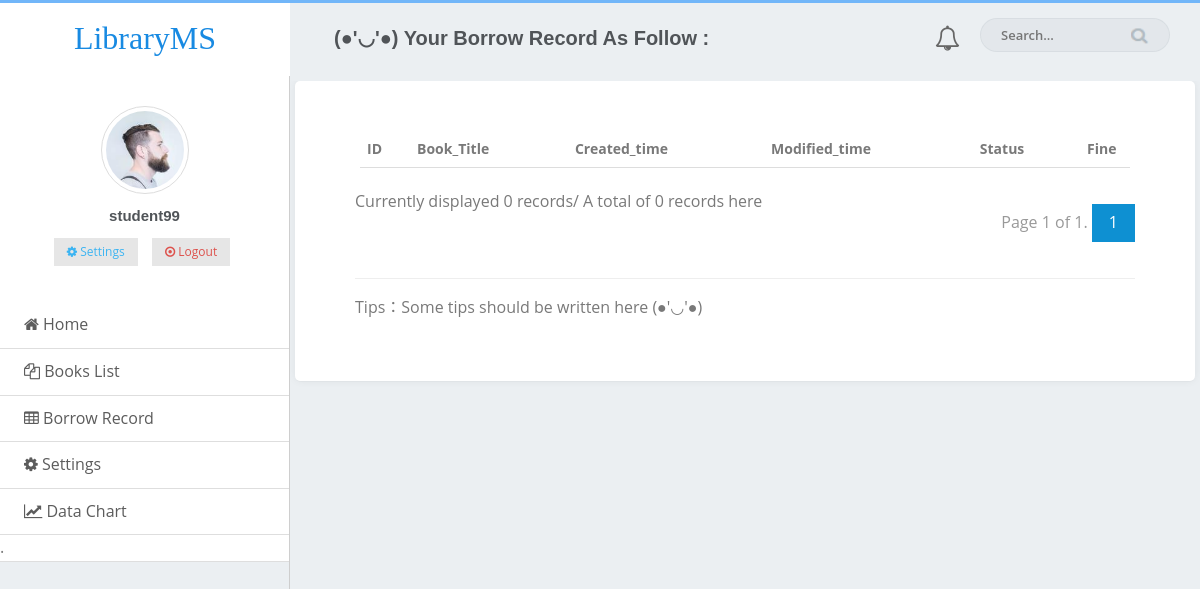
The app's page /record/ (signed in), older data.
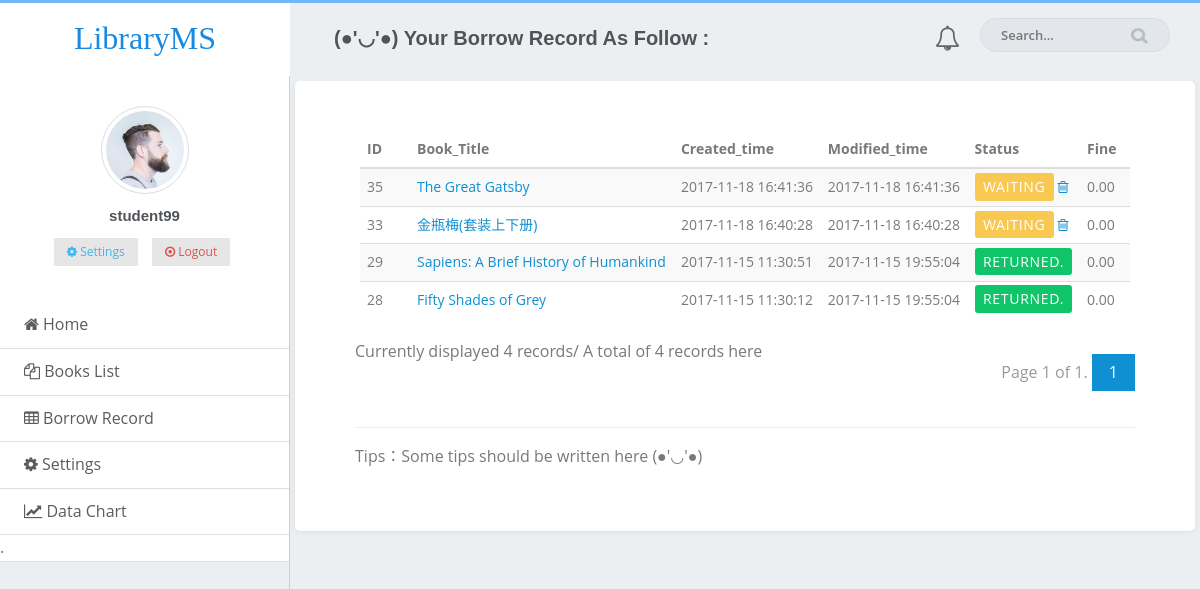
The same page, newer data.
### MyLMS/models.py (models this page shows, shortened)
class Record(models.Model):
    id = models.AutoField(auto_created=True, primary_key=True, serialize=False, verbose_name='Record_ID')
    Book = models.ForeignKey('Book',on_delete=models.CASCADE,related_name="The_Book")
    Reader = models.ForeignKey('Reader',on_delete=models.CASCADE,)
    Created_time = models.DateTimeField(auto_now_add = True)
    Modified_time = models.DateTimeField(auto_now=True)
    Fine = models.DecimalField(max_digits=4,decimal_places=2,default=0)
    WAITFORCHECK = 'WAITFORCHECK'
    BORROWED = 'BORROWED'
    RETURNED = 'RETURNED'
    TURNDOWN = 'TURNDOWN'
    DEMAGE = 'DEMAGE'
    STATUS_CHOICES = (
        ( WAITFORCHECK, 'WAITFORCHECK'),
        ( BORROWED , 'BORROWED'),
        ( RETURNED , 'RETURNED'),
        ( TURNDOWN , 'TURNDOWN'),
        ( DEMAGE , 'DEMAGE'),
    )
    Status = models.CharField(
        max_length=16,
        choices=STATUS_CHOICES,
        default=WAITFORCHECK,
    )

class Book(models.Model):
    id = models.AutoField(auto_created=True, primary_key=True, serialize=False, verbose_name='Book_ID')
    Available = models.BooleanField(default=1)
    Title = models.CharField(max_length=64,default='')
    Author = models.CharField(max_length=32, default='')
    ISBN = models.CharField(max_length=32, default='')
    Publisher = models.CharField(max_length=32, default='')
    Pub_Time = models.DateField(null=True)
    Pages = models.IntegerField(null=True)
    Description = models.TextField(null=True)
    Position = models.CharField(max_length=8, default='A-101')
    Price = models.DecimalField(max_digits=4, decimal_places=2, default=35)
    def __unicode__(self):
        return  str(self.id)

### MyLMS/views.py (the view)
# urls.py: url(r'^record/$', views.record_page,name='record_page'),
def record_page(request):
    if "reader_id" not in request.session:
        return render(request, 'login.html', {'line': 'Please login first!'})
    records = models.Record.objects.filter(Reader=request.session["reader_id"]).order_by('-Created_time')
    recordsall = records.count()
    limit = 13  # 每页显示的记录数
    paginator = Paginator(records, limit)  # 实例化一个分页对象
    page = request.GET.get('page')  # 获取页码
    try:
        records = paginator.page(page)  # 获取某页对应的记录
    except PageNotAnInteger:  # 如果页码不是个整数
        records = paginator.page(1)  # 取第一页的记录
    except EmptyPage:  # 如果页码太大，没有相应的记录
        records = paginator.page(paginator.num_pages)  # 取最后一页的记录
    return render(request, 'record_page.html', {'records': records,'recordsall': recordsall,'line':"(●'◡'●) Your Borrow Record As Follow :" })

### MyLMS/templates/record_page.html (shortened to what this page needs)
<!DOCTYPE html>
<html>
	<head>
		<link rel="stylesheet" href="/static/assets/css/amazeui.css" />
		<link rel="stylesheet" href="//maxcdn.bootstrapcdn.com/font-awesome/4.3.0/css/font-awesome.min.css">
		<link rel="stylesheet" href="/static/assets/css/core.css" />
		<link rel="stylesheet" href="/static/assets/css/menu.css" />
		<link rel="stylesheet" href="/static/assets/css/index.css" />
		<link rel="stylesheet" href="/static/assets/css/admin.css" />
		<link rel="stylesheet" href="/static/assets/css/page/typography.css" />
		<link rel="stylesheet" href="/static/assets/css/page/form.css" />
	</head>
	<body>
		<header class="am-topbar am-topbar-fixed-top">
			<div class="am-topbar-left am-hide-sm-only">
                <a href="{% url 'MyLMS:index' %}" class="logo">Library<span>MS</span></span></a>
            </div>
			<div class="contain">
				<ul class="am-nav am-navbar-nav am-navbar-left">
					<li><h4 class="page-title"> {{ line }} </h4></li>
				</ul>
				<ul class="am-nav am-navbar-nav am-navbar-right">
					<li class="inform"><i class="am-icon-bell-o" aria-hidden="true"></i></li>
					<li class="hidden-xs am-hide-sm-only">
                        <form role="search" class="app-search">
                            <input type="text" placeholder="Search..." class="form-control">
                            <a href=""><img src="/static/assets/img/search.png"></a>
                        </form>
                    </li>
				</ul>
			</div>
		</header>
		<div class="admin">
            <div class="admin-sidebar am-offcanvas  am-padding-0" id="admin-offcanvas">
            <div class="am-offcanvas-bar admin-offcanvas-bar">
                <div class="user-box am-hide-sm-only">
                    <div class="user-img">
                        <img src="/static/assets/img/avatar-1.jpg" alt="user-img" title="user_img" class="img-circle img-thumbnail img-responsive">
                    </div>
                    <h5>{{request.session.reader_name}}</h5>
                    <ul class="list-inline">
                        <li>
                            <a href="{% url 'MyLMS:settings' %}">
                                <button class="am-btn am-btn-default am-btn-xs am-text-secondary"><span class="fa fa-cog"> </span> Settings</button>
                            </a>
                        </li>
                        <li>
                            <a href="{% url 'MyLMS:logout_action' %}">
                                <button class="am-btn am-btn-default am-btn-xs am-text-danger am-hide-sm-only"><span class="am-icon-dot-circle-o"> </span> Logout </button>
                            </a>
                        </li>
                    </ul>
                </div>
                 <ul class="am-list admin-sidebar-list">
                    <li><a href="{% url 'MyLMS:index' %}"><span class="am-icon-home"></span>  Home </a></li>
                     <li><a href="{% url 'MyLMS:bookslist' %}"><span class="am-icon-copy"></span>  Books List </a></li>
                    <li><a href="{% url 'MyLMS:record_page' %}"><span class="am-icon-table"></span>  Borrow Record </a></li>
                    <li><a href="{% url 'MyLMS:settings' %}"><span class="fa fa-cog"></span>  Settings </a></li>
                    <li><a href=""><span class="am-icon-line-chart"></span>  Data Chart </a></li>
                      <li>.  </li>
                  </ul>
            </div>
          </div>
		    <div class="content-page">
			<div class="content">
				<div class="card-box">
					<div class="am-g">
                        <div class="am-u-sm-12">
                            <form class="am-form">
                                <table class="am-table am-table-striped am-table-hover table-main">
                                    <thead>
                                    <tr>
                                        <th class="table-id">ID</th>
                                        <th class="table-title">Book_Title</th>
                                        <th class="table-date am-hide-sm-only">Created_time</th>
                                        <th class="table-date am-hide-sm-only">Modified_time</th>
                                        <th class="table-set">Status</th>
                                        <th class="table-id">Fine</th>
                                    </tr>
                                    </thead>
                                    <tbody>
                                      {% for record in records  %}
                                      <tr>
                                        <td>{{record.id}}</td>
                                        <td><a href="{% url 'MyLMS:book_page' record.Book %}">{{ record.Book.Title }}</a></td>
                                        <td>{{record.Created_time}}</td>
                                        <td class="am-hide-sm-only">{{record.Modified_time}}</td>
                                        {% if record.Status == 'WAITFORCHECK'  %}
                                            <td>
                                                <span class="label label-warning">WAITING</span>
                                                <a href="{% url 'MyLMS:delete_waiting' record.id %}"> <span class="am-icon-trash-o"> </span></a>
                                            </td>
                                        {% endif %}
                                        {% if record.Status == 'RETURNED'  %}
                                            <td><span class="label label-success">{{record.Status}}.</span></td>
                                        {% endif %}
                                          <td>{{record.Fine}}</td>
                                      </tr>
                                      {% endfor %}
                                      </tbody>
                                </table>
                                <div class="am-cf">
                                  Currently displayed {{ records | length }} records/ A total of {{ recordsall }} records here
                                  <div class="am-fr">
                                    <ul class="am-pagination">
                                          Page {{ records.number }} of {{ records.paginator.num_pages }}.
                                      {% for page_number in records.paginator.page_range %}
                                      {% ifequal page_number  records.number %}
                                        <li class="am-active"><a href="#">{{ page_number }}</a></li>
                                      {% else %}
                                        <li><a href="?page={{ page_number }}">{{ page_number }}</a></li>
                                      {% endifequal %}
                                      {% endfor %}
                                    </ul>
                                  </div>
                                </div>
                                <hr />
                                <p>Tips：Some tips should be written here (●'◡'●)</p>
                            </form>
                        </div>
                     </div>
                </div>
            </div>
        </div>
        </div>
	</body>
</html>

### MyLMS/static/assets/css/core.css (style rules this page uses)
body { background: #ebeff2; font-family: "open sans","Helvetica Neue",Helvetica,Arial,sans-serif; margin: 0; overflow-x: hidden; color: #797979; height: 100%; }
html { position: relative; height: 100%; background: #ebeff2; }
h1, h2, h3, h4, h5, h6 { color: #505458; font-family: 'Karla', sans-serif; margin: 10px 0; }
h4 { line-height: 22px; }
h5 { font-size: 15px; }
p { line-height: 1.6; }
* { outline: none !important; }
.page-title { font-size: 20px; font-weight: 600; margin-bottom: 0px; margin-top: 0px; line-height: 70px; }
.card-box { padding: 45px; box-shadow: 0 0px 8px 0 rgba(0, 0, 0, 0.06), 0 1px 0px 0 rgba(0, 0, 0, 0.02); -webkit-border-radius: 5px; border-radius: 5px; -moz-border-radius: 5px; background-clip: padding-box; margin-bottom: 20px; background-color: #ffffff; }
.img-thumbnail { border: 1px solid #EBEFF2; }
.form-control { background-color: #FFFFFF; border: 1px solid #E3E3E3; border-radius: 4px; color: #565656; padding: 7px 12px; height: 38px; max-width: 100%; -webkit-box-shadow: none; box-shadow: none; -webkit-transition: all 300ms linear; -moz-transition: all 300ms linear; -o-transition: all 300ms linear; -ms-transition: all 300ms linear; transition: all 300ms linear; }
.label { font-weight: 500; letter-spacing: 0.05em; padding: .3em .6em .3em; color: #fff; border-radius: 3px; }
.label-success { background-color: #10c469; }
.label-warning { background-color: #f9c851; }

### MyLMS/static/assets/css/menu.css (style rules this page uses)
.am-topbar { border-top: 3px solid #71b6f9; background: none; border-bottom: none; }
.am-topbar .am-topbar-left { background: #ffffff; float: left; text-align: center; height: 73px; position: relative; width: 290px; z-index: 1; }
.am-navbar-left { float: left; }
.am-topbar .am-topbar-left .logo { line-height: 70px; }
.logo { color: #188ae2 !important; font-size: 32px; font-family: 'Rancho', cursive; }
.page-title { font-size: 20px; font-weight: 600; margin-bottom: 0px; margin-top: 0px; line-height: 70px; margin-left: 44px; }
.am-navbar-right { float: right!important; margin-right: 30px; margin-top: 10px; }
.am-navbar-right li { float: left; }
.app-search .form-control, .app-search .form-control:focus { border: 1px solid rgba(152, 166, 173, 0.15); font-size: 13px; height: 34px; color: #435966; font-weight: 600; padding-left: 20px; padding-right: 40px; margin-left: 20px; background: rgba(152, 166, 173, 0.1); box-shadow: none; border-radius: 30px; width: 190px; }
.inform { line-height: 40px; }
.hidden-xs { position: relative; }
.app-search a { position: absolute; display: block; width: 19px; height: 21px; top: 3px; right: 20px; color: rgba(152, 166, 173, 0.7); }
.admin { width: 100%; height: 100%; }
.admin .am-g { padding-left: 0; padding-right: 0; }
.user-box { text-align: center; padding: 30px 0px 20px 0px; background: #fff; }
.user-box .user-img { position: relative; height: 88px; width: 88px; margin: 0px auto; }
.img-thumbnail { border: 1px solid #EBEFF2; }
.img-circle { border-radius: 50%; }
.img-thumbnail { display: inline-block; max-width: 100%; height: auto; padding: 4px; line-height: 1.42857143; background-color: #fff; border: 1px solid #ddd; border-radius: 4px; -webkit-transition: all .2s ease-in-out; -o-transition: all .2s ease-in-out; transition: all .2s ease-in-out; border-radius: 50%; }
.list-inline { padding-left: 0; margin-left: -5px; list-style: none; }
.list-inline>li { display: inline-block; padding-right: 5px; padding-left: 5px; }
.user-box ul li a { color: #98a6ad; }
.inform { font-size: 25px; line-height: 48px; }
.content-page { overflow: auto; margin-top: 30px; }
.content-page .content { padding: 0px 5px; }
.am-g { padding-right: 15px; padding-left: 15px; margin-right: auto; margin-left: auto; }
.contain { overflow: hidden; }
.admin { width: 100%; height: 100%; display: flex; display: -webkit-flex; }
.admin-sidebar { float: left; }
.content-page { flex: 1; -webkit-flex: 1; }

### MyLMS/static/assets/css/page/form.css (style rules this page uses)
.logo { color: #188ae2 !important; font-size: 32px; font-family: 'Rancho', cursive; text-decoration: none; }

Row changes from the older to the newer data that the page shows:
added Record: id "35", Book.Title "The Great Gatsby", Created_time "2017-11-18 16:41:36", Modified_time "2017-11-18 16:41:36", Status "WAITING", Fine "0.00"
added Record: id "33", Book.Title "金瓶梅(套装上下册)", Created_time "2017-11-18 16:40:28", Modified_time "2017-11-18 16:40:28", Status "WAITING", Fine "0.00"
added Record: id "29", Book.Title "Sapiens: A Brief History of Humankind", Created_time "2017-11-15 11:30:51", Modified_time "2017-11-15 19:55:04", Status "RETURNED", Fine "0.00"
added Record: id "28", Book.Title "Fifty Shades of Grey", Created_time "2017-11-15 11:30:12", Modified_time "2017-11-15 19:55:04", Status "RETURNED", Fine "0.00"
Text that changed along with them:
{{ records | length }}: "0" → "4"
{{ recordsall }}: "0" → "4"
